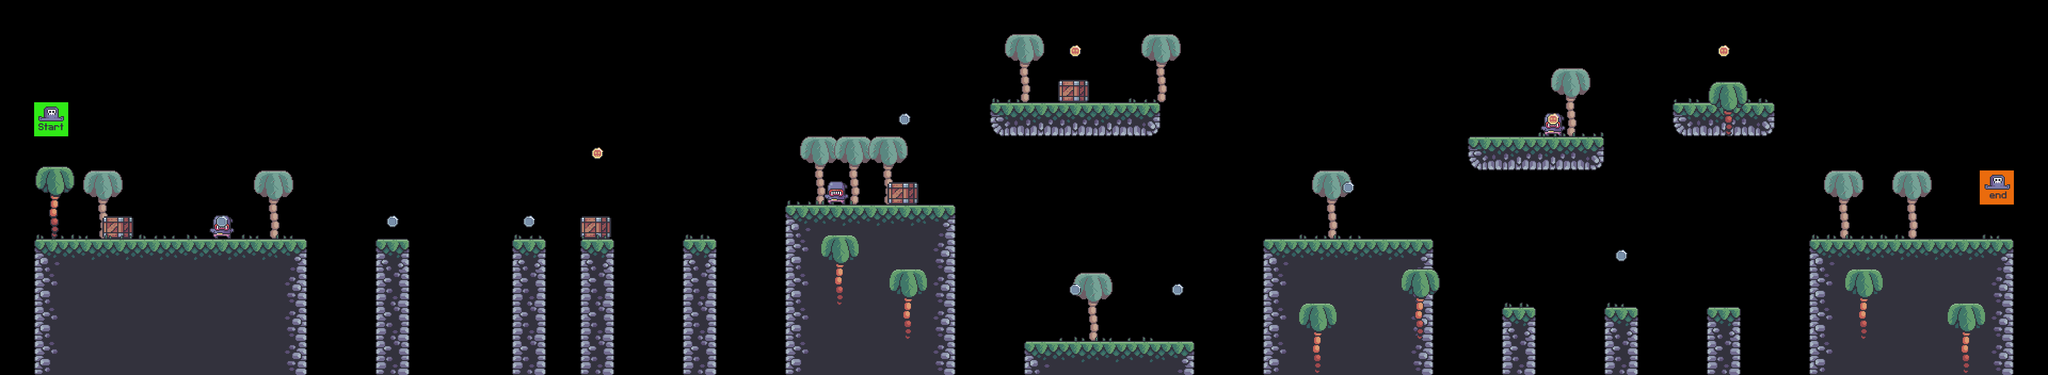

Rendered tile map (Tiled .tmx) drawn with the repository's tilesets; below, a short description and the map source with its tile grids summarised:
An orthogonal 60x11 tile map with 64x64 px tiles, 8 tile layers (bg_palms, terrain, crates, grass, ...), 1 hidden layer not drawn, 7 tilesets.

<map version="1.5" tiledversion="1.7.2" orientation="orthogonal" renderorder="right-down" width="60" height="11" tilewidth="64" tileheight="64" infinite="0" nextlayerid="11" nextobjectid="1">
 <tileset firstgid="1" source="../tilesets/terrain_tiles.tsx" />
 <tileset firstgid="17" source="../tilesets/palms.tsx" />
 <tileset firstgid="20" source="../tilesets/crates.tsx" />
 <tileset firstgid="21" source="../tilesets/grass.tsx" />
 <tileset firstgid="26" source="../tilesets/enemies_tiles.tsx" />
 <tileset firstgid="28" source="../tilesets/coins.tsx" />
 <tileset firstgid="30" source="../tilesets/player_tiles.tsx" />
 <layer id="3" name="bg_palms" width="60" height="11">
  <data>[660 cells, 12 non-empty, 1 distinct tile ids]</data>
 </layer>
 <layer id="1" name="terrain" width="60" height="11">
  <data>[660 cells, 140 non-empty, 11 distinct tile ids]</data>
 </layer>
 <layer id="4" name="crates" width="60" height="11">
  <data>[660 cells, 4 non-empty, 1 distinct tile ids]</data>
 </layer>
 <layer id="5" name="grass" width="60" height="11">
  <data>[660 cells, 30 non-empty, 5 distinct tile ids]</data>
 </layer>
 <layer id="6" name="enemies" width="60" height="11">
  <data>[660 cells, 3 non-empty, 1 distinct tile ids]</data>
 </layer>
 <layer id="7" name="constraint" width="60" height="11" visible="0">
  <data>[660 cells, 6 non-empty, 1 distinct tile ids]</data>
 </layer>
 <layer id="8" name="fg_palms" width="60" height="11">
  <data>[660 cells, 8 non-empty, 2 distinct tile ids]</data>
 </layer>
 <layer id="2" name="coins" width="60" height="11">
  <data>[660 cells, 12 non-empty, 2 distinct tile ids]</data>
 </layer>
 <layer id="10" name="player" width="60" height="11">
  <data>[660 cells, 2 non-empty, 2 distinct tile ids]</data>
 </layer>
</map>
